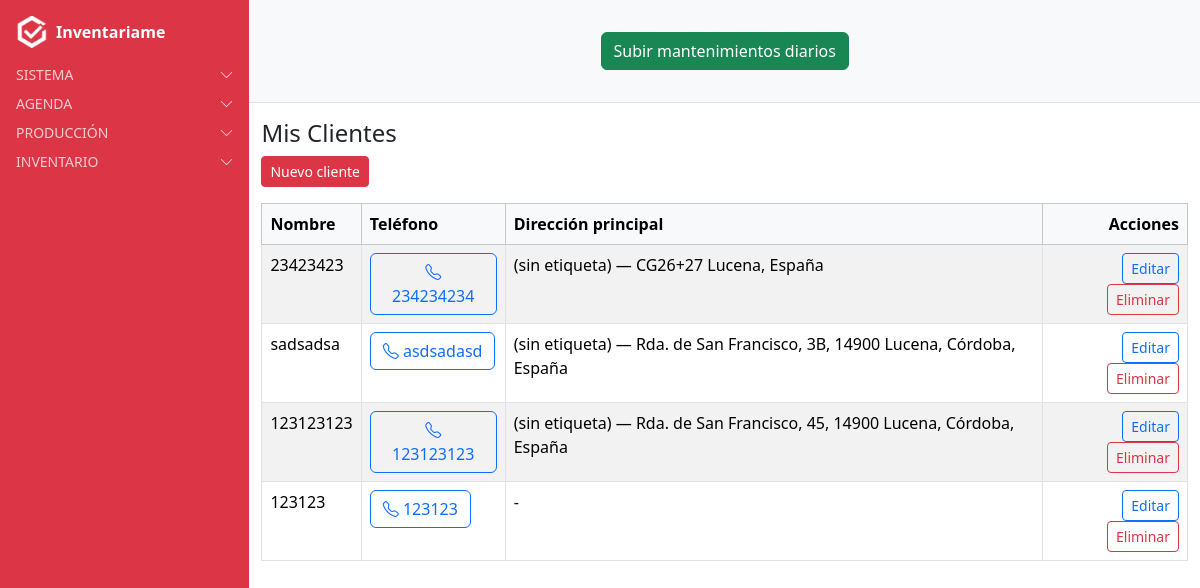
Screenshot of /clientes/ (signed in) with the database file from the repository.
### clientes/models.py (models this page shows, shortened)
class Cliente(models.Model):
    nombre = models.CharField(max_length=200)
    telefono = models.CharField(max_length=20, blank=True, null=True)  # NUEVO CAMPO
    direccion = models.ForeignKey(
        Address,
        on_delete=models.SET_NULL,
        null=True,
        blank=True,
        related_name="clientes_principal"
    )
    usuario = models.ForeignKey(
        User,
        on_delete=models.CASCADE,
        related_name="clientes",
        null=True,  # permite nulos en registros antiguos
        blank=True  # permite dejarlo vacío en formularios
    )
    class Meta:
        verbose_name = "Cliente"
        verbose_name_plural = "Clientes"

### locations/models.py (models this page shows, shortened)
class Address(models.Model):
    user = models.ForeignKey(
        User,
        on_delete=models.CASCADE,
        related_name="addresses",
        null=True,
        blank=True
    )
    cliente = models.ForeignKey(
        "clientes.Cliente",
        on_delete=models.CASCADE,
        null=True,
        blank=True,
        related_name="direcciones"
    )
    label = models.CharField(max_length=120, blank=True, null=True)
    address = models.CharField(max_length=255)
    latitude = models.FloatField()   # ✅ más cómodo para Google Maps
    longitude = models.FloatField()
    principal = models.BooleanField(default=False)  # ✅ nuevo campo
    created_at = models.DateTimeField(auto_now_add=True)
    class Meta:
        ordering = ["-created_at"]

### clientes/views.py (the view)
# urls.py: path("", cliente_list, name="cliente_list"),
@login_required
def cliente_list(request):
    clientes = Cliente.objects.filter(usuario=request.user)
    return render(request, "clientes/cliente_list.html", {"clientes": clientes})

### users/context_processors.py (called while the page is built)
def alertas_processor(request):
    if not request.user.is_authenticated:
        return {}
    ahora = timezone.now()
    proximas_con_recordatorio = Cita.objects.filter(
        usuario=request.user, recordatorio=True,
        fecha__gte=ahora, fecha__lte=ahora + timedelta(days=1)
    )
    if proximas_con_recordatorio.exists():
        return {"alertas": f"Tienes {proximas_con_recordatorio.count()} cita(s) con recordatorio en 24h"}
    return {}

### clientes/templates/clientes/cliente_list.html
{% extends "base.html" %}
{% block content_authenticated %}
<h4>Mis Clientes</h4>
<a href="{% url 'cliente_nuevo' %}" class="btn btn-danger btn-sm mb-3">Nuevo cliente</a>
<table class="table table-bordered table-striped">
  <thead class="table-light">
    <tr>
      <th>Nombre</th>
      <th>Teléfono</th>
      <th>Dirección principal</th>
      <th class="text-end">Acciones</th>
    </tr>
  </thead>
  <tbody>
    {% for cliente in clientes %}
    <tr>
      <td>{{ cliente.nombre }}</td>
      <td>
        <a href="tel:+34{{ cliente.telefono|default:"-" }}" class="btn btn-outline-primary">
          <i class="bi bi-telephone"></i> {{ cliente.telefono|default:"-" }}
        </a>
        </td>
      <td>
        {% if cliente.direccion %}
          {{ cliente.direccion.label|default:"(sin etiqueta)" }} — {{ cliente.direccion.address }}
        {% else %}
          -
        {% endif %}
      </td>
      <td class="text-end">
        <a href="{% url 'cliente_update' cliente.pk %}" class="btn btn-sm btn-outline-primary">Editar</a>
        <a href="{% url 'cliente_delete' cliente.pk %}" class="btn btn-sm btn-outline-danger">Eliminar</a>
      </td>
    </tr>
    {% empty %}
    <tr>
      <td colspan="4" class="text-center">Sin clientes aún</td>
    </tr>
    {% endfor %}
  </tbody>
</table>
{% endblock %}

### rows the page displays
Cliente: nombre "23423423", telefono "234234234", direccion.label "(sin etiqueta)", direccion.address "CG26+27 Lucena, España"
Cliente: nombre "sadsadsa", telefono "asdsadasd", direccion.label "(sin etiqueta)", direccion.address "Rda. de San Francisco, 3B, 14900 Lucena, Córdoba, España"
Cliente: nombre "123123123", telefono "123123123", direccion.label "(sin etiqueta)", direccion.address "Rda. de San Francisco, 45, 14900 Lucena, Córdoba, España"
Cliente: nombre "123123", telefono "123123"
